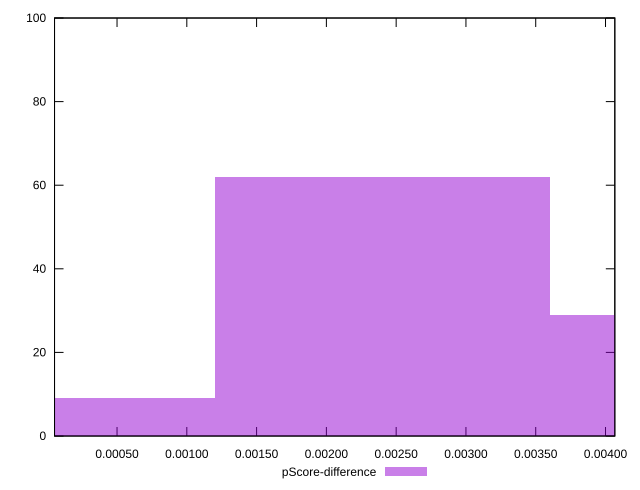

Here is the gnuplot script that generated this plot:
reset

$pScoreDifference <<EOF
0 9
0.0024014940109625014 62
0.004802988021925003 29
EOF

set key outside below
set boxwidth 0.0024014940109625014
set xrange [0.00005219950630876505:0.004066729187220397]
set yrange [0:100]
set trange [0:100]
set style fill transparent solid 0.5 noborder
set terminal svg size 640, 490 enhanced background rgb 'white'
set output "report_00015_2021-02-09T16-11-33.973Z/cumulative-layout-shift/samples/pages/pScore-difference/histogram.svg"

plot $pScoreDifference title "pScore-difference" with boxes

reset
